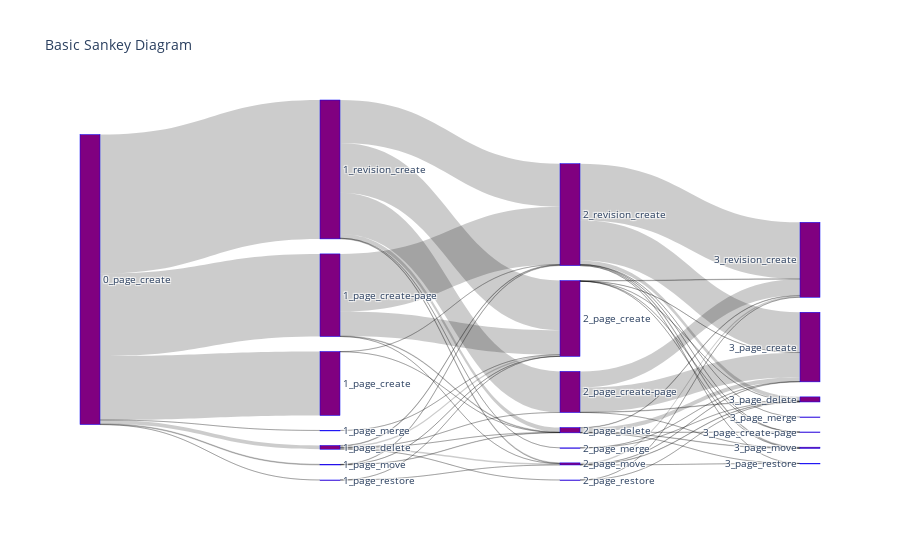

Here is the notebook cell this chart was saved with:
### Code cell
fig2, _ = wiki_edit_explorer.plot_sankey(
    first_event='page_create',
    entity='page_title_historical_escaped',
    n_events=4,
    session_length=timedelta(days=60), # length longer than time span as a hack to ignore sessions
)
fig2.show()

### Figure 1 — Plotly figure (JSON) as saved in the notebook; plotly's stock layout.template omitted (floating-point values rounded to 4 significant figures)
{"data": [{"link": {"source": [12, 12, 12, 12, 12, 12, 12, 20, 20, 6, 6, 6, 6, 8, 8, 8, 8, 8, 8, 15, 4, 4, 4, 0, 0, 19, 19, 19, 19, 19, 19, 21, 21, 21, 21, 21, 11, 11, 11, 11, 2, 2, 2, 2, 2, 5, 5, 14, 14, 14, 14, 1, 1, 13, 13, 13, 13, 13, 13, 13], "target": [20, 6, 8, 15, 4, 0, 19, 2, 13, 21, 2, 14, 13, 21, 11, 2, 14, 1, 13, 21, 21, 2, 13, 21, 14, 21, 11, 2, 5, 14, 13, 17, 7, 16, 18, 3, 17, 16, 18, 3, 17, 7, 18, 10, 3, 17, 16, 17, 16, 10, 3, 16, 3, 17, 7, 16, 9, 18, 10, 3], "value": [11859, 15332, 707, 2, 137, 2, 25775, 5, 38, 4514, 116, 4, 10698, 315, 18, 1, 263, 3, 107, 2, 1, 61, 75, 1, 1, 9231, 7619, 803, 3, 125, 7993, 20, 1, 14, 1, 80, 4546, 85, 7, 2999, 822, 3, 72, 6, 83, 2, 1, 52, 74, 1, 266, 1, 2, 7475, 30, 772, 1, 157, 1, 10475]}, "node": {"color": "purple", "label": ["1_page_restore", "2_page_restore", "2_page_delete", "3_revision_create", "1_page_move", "2_page_merge", "1_page_create-page", "3_page_create-page", "1_page_delete", "3_page_merge", "3_page_restore", "2_page_create-page", "0_page_create", "2_revision_create", "2_page_move", "1_page_merge", "3_page_delete", "3_page_create", "3_page_move", "1_revision_create", "1_page_create", "2_page_create"], "line": {"color": "blue", "width": 0.5}, "pad": 15, "thickness": 20}, "type": "sankey"}], "layout": {"font": {"size": 10}, "title": {"text": "Basic Sankey Diagram"}}}
